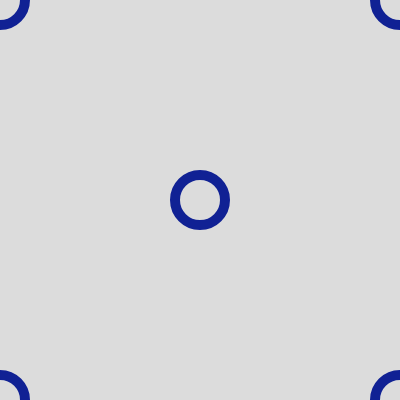
Frame 1 (no input)
Frame 60 (no input): identical to frame 1, image omitted
Frame 120 (the mouse pressed at the canvas centre since frame 60): identical to frame 1, image omitted

The p5.js sketch that drew this single still picture (run headless with seeded random() and noise() and a simulated clock; from frame 60 on, the mouse is pressed at the canvas centre):

// p5.js sketch
// ── sketch.js
// User Events + Day 1 Challenge
// Adam Besbes
// September 11, 2025

// GLOBAL VARIABLES HERE
let circleColor = false;
// declaration    initializatiom

function setup() {
  createCanvas(400, 400);
}

function draw() {
  background(220);
  challenge(); // coordinate system challenge
}

function keyPressed(){
  // this is special EVENT function, gets
  // automatically called anytime a keyboard
  // button is pressed.
  print("Key was pressed");
  circleColor = !circleColor;

  // how to tell WHICH KEY was pressed???
}

function challenge() {
  // draw 5 hollow circles, in 4 corners and
  // center position, 50px in diameter each
  noFill();
  if(circleColor){ // circleColor === true
    fill(255,0,0);
  }
  stroke(16, 33, 148);
  strokeWeight(10);  

  // 5 circles
  circle(200,200,50);
  circle(400,400,50);
  circle(0,0,50);
  circle(400,0,50);
  circle(0 ,400,50);
}
